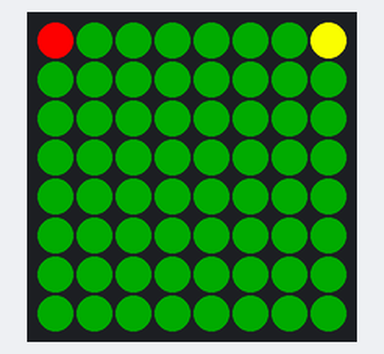
The program below on a simulated Raspberry Pi (BCM pin numbers) with a Sense HAT. Parts: the Sense HAT's 8×8 RGB LED matrix.

Above: at 0.1 s.
At 5.1 s:
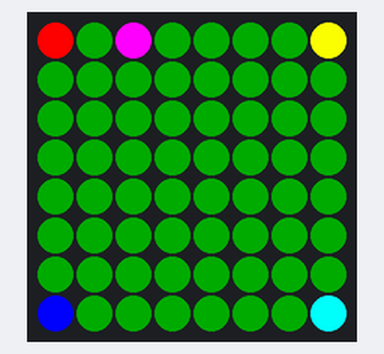
At 7.47 s:
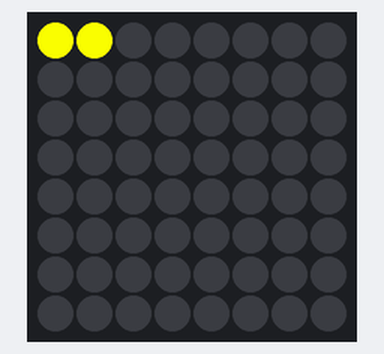
At 10.17 s:
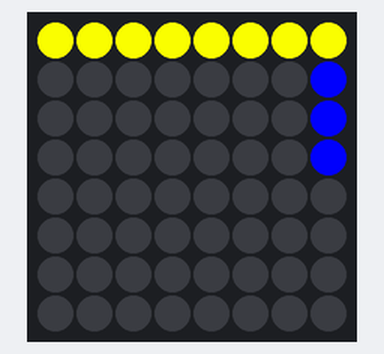
At 15.5 s:
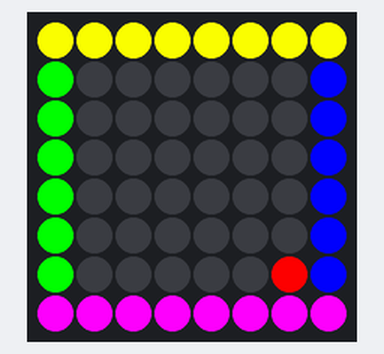
At 21.0 s:
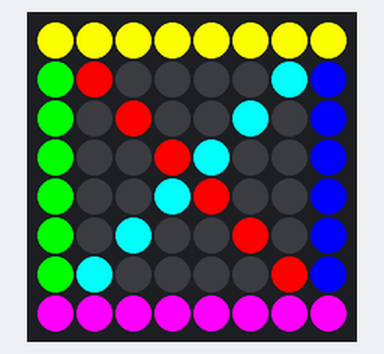

The program:

HAT_03_2021_SetPixel.py
```python
#!/usr/bin/python3

from sense_hat import SenseHat
from time import sleep

sense = SenseHat()
sense.clear(0,50,0)

red = (255, 0, 0)
green = (0, 255,0)
blue = (0, 0, 255)

yellow = (255, 255, 0)
cyan = (0, 255, 255)
magenta = (255, 0, 255)

white = (255, 255, 255)
grey = (100, 100, 100)


# examples using (x, y, r, g, b)
sense.set_pixel(0, 0, 255, 0, 0)
sense.set_pixel(7, 0, 255, 255, 0)
sleep(2.5)
sense.set_pixel(0, 7, 0, 0, 255)
sleep(2.5)

sense.set_pixel(7, 7, cyan)
sense.set_pixel(2, 0, magenta)
sleep(2)
sense.clear()

# horizontale Linie oben
for xCoordinate in range(0, 8):
    sense.set_pixel(xCoordinate, 0, yellow)
    sleep(0.3)

# vertikale Linie rechts
for yCoordinate in range(1, 7):
    sense.set_pixel(7, yCoordinate, blue)
    sleep(0.3)

# horizontale Linie unten
for xCoordinate in range(0, 8):
    sense.set_pixel(7 - xCoordinate, 7, magenta)
    sleep(0.3)

# vertikale Linie links
yCoordinate = 6
while yCoordinate > 0:
    sense.set_pixel(0, yCoordinate, green)
    yCoordinate = yCoordinate - 1
    sleep(0.3)

# diagonale unten rechts nach links oben
yCoordinate = 6
xCoordinate = 6
while yCoordinate > 0:
    sense.set_pixel(xCoordinate, yCoordinate, red)
    yCoordinate -= 1
    xCoordinate -= 1
    sleep(0.5)

# diagonale unten links nach rechts oben
yCoordinate = 6
xCoordinate = 1
while yCoordinate > 0:
    sense.set_pixel(xCoordinate, yCoordinate, cyan)
    yCoordinate -= 1
    xCoordinate += 1
    sleep(0.5)

sleep(20)
sense.clear()
```

Measured:
- what the display in image 1 shows lasts 2.0 s, from 5.0 s to 7.0 s
